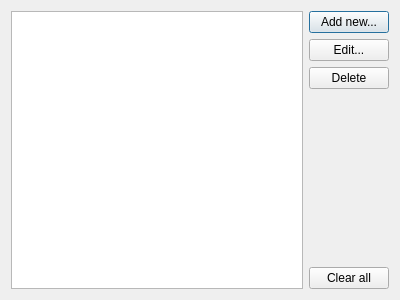
<?xml version="1.0" encoding="UTF-8"?>
<ui version="4.0">
 <class>ListDialog</class>
 <widget class="QDialog" name="ListDialog">
  <property name="geometry">
   <rect>
    <x>0</x>
    <y>0</y>
    <width>400</width>
    <height>300</height>
   </rect>
  </property>
  <property name="windowTitle">
   <string>Phone Book</string>
  </property>
  <layout class="QGridLayout" name="gridLayout">
   <item row="0" column="0">
    <widget class="QListWidget" name="list"/>
   </item>
   <item row="0" column="1">
    <layout class="QVBoxLayout" name="verticalLayout">
     <item>
      <widget class="QPushButton" name="addButton">
       <property name="text">
        <string>Add new...</string>
       </property>
      </widget>
     </item>
     <item>
      <widget class="QPushButton" name="editButton">
       <property name="text">
        <string>Edit...</string>
       </property>
      </widget>
     </item>
     <item>
      <widget class="QPushButton" name="deleteButton">
       <property name="text">
        <string>Delete</string>
       </property>
      </widget>
     </item>
     <item>
      <spacer name="verticalSpacer">
       <property name="orientation">
        <enum>Qt::Orientation::Vertical</enum>
       </property>
       <property name="sizeHint" stdset="0">
        <size>
         <width>20</width>
         <height>40</height>
        </size>
       </property>
      </spacer>
     </item>
     <item>
      <widget class="QPushButton" name="clearButton">
       <property name="text">
        <string>Clear all</string>
       </property>
      </widget>
     </item>
    </layout>
   </item>
  </layout>
 </widget>
 <resources/>
 <connections/>
</ui>
